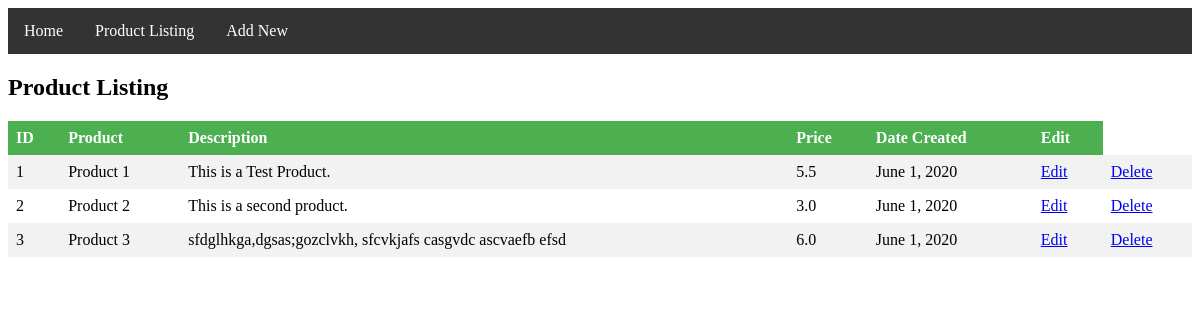
/listing, run on the app's committed database.
### products/models.py (models this page shows, shortened)
class Products(models.Model):
    id = models.IntegerField(primary_key=True)
    name = models.CharField(max_length=200)
    description = models.TextField()
    price = models.FloatField(max_length=10)
    date_created = models.DateField()

### products/views.py (the view)
# urls.py: path('listing', views.listing),
def listing(request):
    context = {
        'products': Products.objects.all()
    }
    return render(request, 'listing.html', context)

### products/templates/listing.html (shortened to what this page needs)
{% extends 'index.html' %}
{% block content %}
<h2>Product Listing</h2>
<table>
    <tr>
        <th>ID</th>
        <th>Product</th>
        <th>Description</th>
        <th>Price</th>
        <th>Date Created</th>
        <th>Edit</th>
    </tr>
    {% for product in products %}
    <tr>
        <td>{{ product.id }}</td>
        <td>{{ product.name }}</td>
        <td>{{ product.description }}</td>
        <td>{{ product.price }}</td>
        <td>{{ product.date_created }}</td>
        <td><a href="/edit/{{ product.id }}">Edit</a></td>
        <td><a href="/delete/{{ product.id }}">Delete</a></td>
    </tr>
    {% endfor %}
</table>
{% endblock content %}

### data on the page
Products: id "1", name "Product 1", description "This is a Test Product.", price "5.5", date_created "June 1, 2020"
Products: id "2", name "Product 2", description "This is a second product.", price "3.0", date_created "June 1, 2020"
Products: id "3", name "Product 3", description "sfdglhkga,dgsas;gozclvkh, sfcvkjafs casgvdc ascvaefb efsd", price "6.0", date_created "June 1, 2020"
